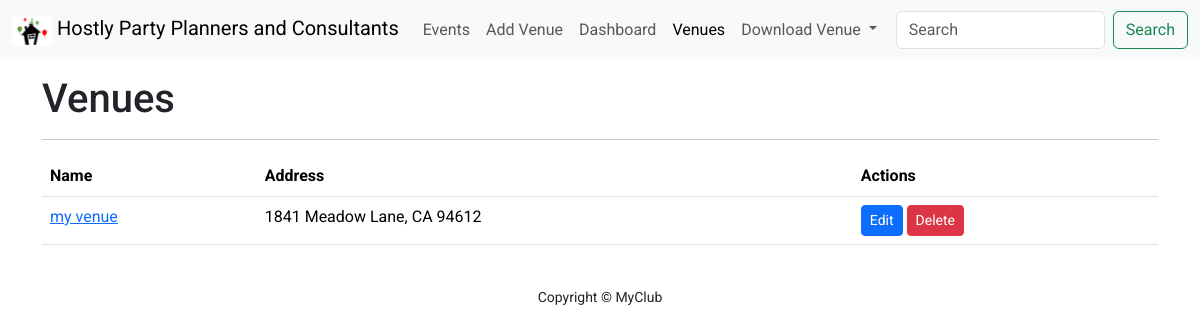
/list_venues/, run on an earlier commit of the app's database.
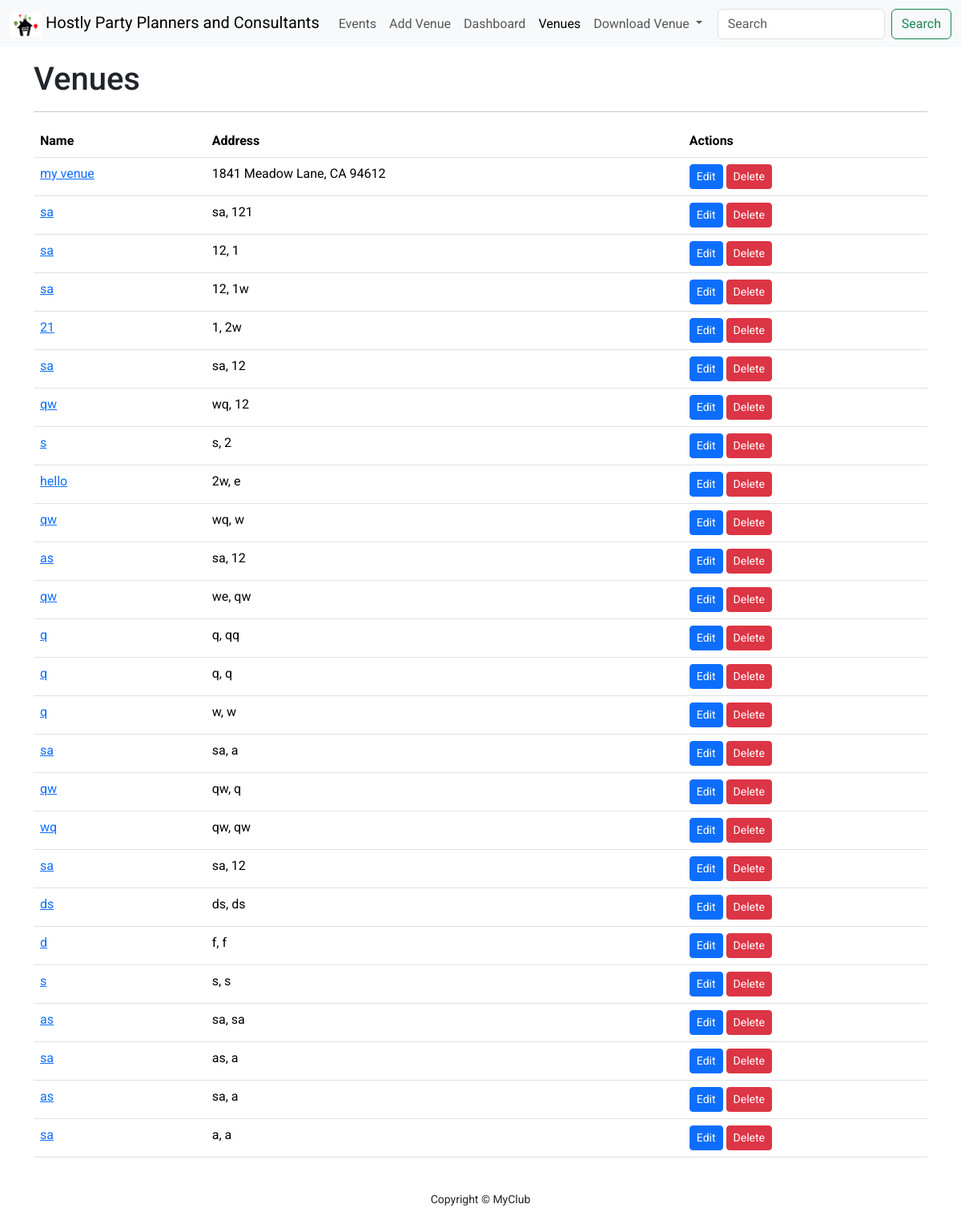
And on a later commit of the database.
### club_events/models.py (models this page shows)
class Venue(models.Model):
    name = models.CharField(max_length=255)
    address = models.CharField(max_length=300)
    zip_code = models.CharField(max_length=15)
    phone = models.CharField(max_length=20, blank=True, null=True)
    web = models.URLField(blank=True, null=True)
    email = models.EmailField(max_length=200, blank=True, null=True)
    def __str__(self):
        return self.name

### club_events/views.py (the view)
# urls.py: path('list_venues/', views.VenueListView.as_view(), name='list_venues'),
class VenueListView(ListView):
    model = Venue
    context_object_name = 'venues'
    template_name = 'venue.html'

### club_events/templates/venue.html (shortened to what this page needs)
{% extends 'base.html' %}
{% block content %}
    <div class="container">
        <h1>Venues</h1>
        <hr>
        <div class="table-responsive">
            <table class="table">
                <thead>
                <tr>
                    <th scope="col">Name</th>
                    <th scope="col">Address</th>
                    <th scope="col">Actions</th>
                </tr>
                </thead>
                <tbody>
                {% for venue in venues %}
                    <tr>
                        <td><a href="{% url 'show_venue' venue.id %}">{{ venue }}</a></td>
                        <td>{{ venue.address }}, {{ venue.zip_code }}</td>
                        <td>
                            <form method="post">
                                <a href="#" role="button" class="btn btn-primary btn-sm">Edit</a>
                                <button type="submit" class="btn btn-danger btn-sm">Delete</button>
                            </form>
                        </td>
                    </tr>
                {% endfor %}
                </tbody>
            </table>
        </div>
    </div>
{% endblock %}

### templates/base.html (shortened to what this page needs)
{% load static %}
<!doctype html>
<html lang="en">
<head>
    <link href="https://cdn.jsdelivr.net/npm/bootstrap@5.3.3/dist/css/bootstrap.min.css" rel="stylesheet"
>
    <link rel="stylesheet" href="{% static 'assets/style.css' %}">
</head>
<body>
{% include 'nav.html' %}
{% block messages %}
    <div class="container pt-3">
    </div>
{% endblock %}
{% block content %}
{% endblock %}
<footer id="sticky-footer" class="flex-shrink-0 py-4 float">
    <div class="container text-center">
        <small>Copyright &copy; MyClub</small>
    </div>
</footer>
</body>
</html>

### templates/nav.html (shortened to what this page needs)
{% load static %}
<nav class="navbar navbar-expand-lg bg-body-tertiary sticky-top">
    <div class="container-fluid">
        <a class="navbar-brand" href="{% url 'home' %}">
            <img src="{% static 'assets/logo.png' %}" alt="Logo" width="40" height="30"
                 class="d-inline-block align-text-top">
            Hostly Party Planners and Consultants
        </a>
        <div class="collapse navbar-collapse" id="navbarSupportedContent">
            <ul class="navbar-nav me-auto mb-2 mb-lg-0">
                <li class="nav-item">
                    <a class="nav-link {% if request.resolver_match.view_name == 'event_list' %} active{% else %}{% endif %}"
                       href="{% url 'event_list' %}">Events</a>
                </li>
                <li class="nav-item">
                    <a class="nav-link {% if request.resolver_match.view_name == 'add_venue' %} active{% else %}{% endif %}"
                       href="{% url 'add_venue' %}">Add Venue</a>
                </li>
              <li class="nav-item">
                    <a class="nav-link {% if request.resolver_match.view_name == 'admin_approval' %} active{% else %}{% endif %}"
                       href="{% url 'admin_approval' %}">Dashboard</a>
                </li>
                <li class="nav-item">
                    <a class="nav-link {% if request.resolver_match.view_name == 'list_venues' %} active{% endif %}"
                       {% if request.resolver_match.view_name == 'list_venues' %}aria-current="page" {% endif %}
                       href="{% url 'list_venues' %}">Venues</a>
                </li>
                <li class="nav-item dropdown">
                    <a class="nav-link dropdown-toggle" href="#" role="button" data-bs-toggle="dropdown"
                       aria-expanded="false">
                        Download Venue
                    </a>
                </li>
            </ul>
            <form class="d-flex" role="search" action="{% url 'search_venue' %}">
                <input class="form-control me-2" type="search" placeholder="Search" aria-label="Search" name="q">
                <button class="btn btn-outline-success" type="submit">Search</button>
            </form>
        </div>
    </div>
</nav>

### club_events/static/assets/style.css (style rules this page uses)
body { font-family: "Roboto", sans-serif; font-weight: 400; font-style: normal; }

What changed in the data, as far as the page shows it:
added Venue: name "sa", address "sa", zip_code "121"
added Venue: name "sa", address "12", zip_code "1"
added Venue: name "sa", address "12", zip_code "1w"
added Venue: name "21", address "1", zip_code "2w"
added Venue: name "sa", address "sa", zip_code "12"
added Venue: name "qw", address "wq", zip_code "12"
added Venue: name "s", address "s", zip_code "2"
added Venue: name "hello", address "2w", zip_code "e"
added Venue: name "qw", address "wq", zip_code "w"
added Venue: name "as", address "sa", zip_code "12"
added Venue: name "qw", address "we", zip_code "qw"
added Venue: name "q", address "q", zip_code "qq"
added Venue: name "q", address "q", zip_code "q"
added Venue: name "q", address "w", zip_code "w"
added Venue: name "sa", address "sa", zip_code "a"
added Venue: name "qw", address "qw", zip_code "q"
added Venue: name "wq", address "qw", zip_code "qw"
added Venue: name "sa", address "sa", zip_code "12"
added Venue: name "ds", address "ds", zip_code "ds"
added Venue: name "d", address "f", zip_code "f"
added Venue: name "s", address "s", zip_code "s"
added Venue: name "as", address "sa", zip_code "sa"
added Venue: name "sa", address "as", zip_code "a"
added Venue: name "as", address "sa", zip_code "a"
added Venue: name "sa", address "a", zip_code "a"
